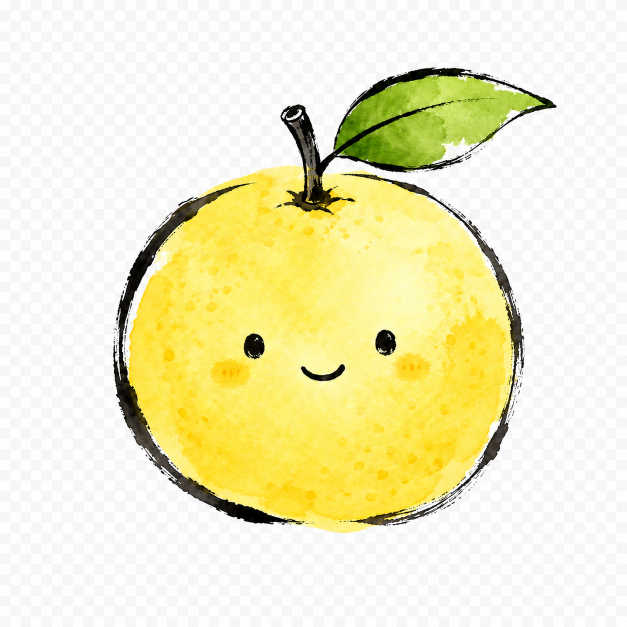
#> input picture assets/yuzu_app_source.png, 1254 x 1254 px (shown at 1/2 size)
$ python make_icons.py
#> lines starting #> are read from the running program, lines starting #| are printed output that depends on the picture; after the words box and inside, x2 and y2 are one past the last pixel; in counts of white or black regions, pixels touching at a corner belong together
from __future__ import annotations

from pathlib import Path
from collections import deque

from PIL import Image, ImageDraw


ROOT = Path(__file__).resolve().parents[1]
ASSET_DIR = ROOT / "assets"
ICON_SIZES = [16, 24, 32, 48, 64, 128, 256]
YUZU_APP_SOURCE_NAME = "yuzu_app_source.png"

COLORS = {
    "tray_stopped.ico": ("#94a3b8", "#475569"),
    "tray_checking.ico": ("#f59e0b", "#b45309"),
    "tray_online.ico": ("#22c55e", "#15803d"),
    "tray_offline.ico": ("#ef4444", "#b91c1c"),
    "tray_error.ico": ("#7f1d1d", "#450a0a"),
}


def make_icon(path: Path, fill: str, border: str) -> None:
    images = []
    for size in ICON_SIZES:
        image = Image.new("RGBA", (size, size), (0, 0, 0, 0))
        draw = ImageDraw.Draw(image)
        margin = max(2, size // 10)
        draw.ellipse(
            (margin, margin, size - margin, size - margin),
            fill=fill,
            outline=border,
            width=max(1, size // 14),
        )
        inner = size // 3
        draw.ellipse(
            (inner, inner, size - inner, size - inner),
            fill="#ffffff",
        )
        images.append(image)
    images[0].save(
        path,
        sizes=[(size, size) for size in ICON_SIZES],
        append_images=images[1:],
    )


def make_dark_corners_transparent(image: Image.Image) -> Image.Image:
    rgba = image.convert("RGBA")
    pixels = rgba.load()
    for y in range(rgba.height):
        for x in range(rgba.width):
            red, green, blue, alpha = pixels[x, y]
            if red <= 3 and green <= 3 and blue <= 3:
                pixels[x, y] = (red, green, blue, 0)
    return rgba


def is_light_checker_pixel(red: int, green: int, blue: int) -> bool:
    return min(red, green, blue) >= 225 and max(red, green, blue) - min(red, green, blue) <= 30


def remove_light_checkerboard_background(image: Image.Image) -> Image.Image:
    rgba = image.convert("RGBA")
    pixels = rgba.load()
    visited = set()
    queue = deque()

    def enqueue_if_background(x: int, y: int) -> None:
        if (x, y) in visited:
            return
        red, green, blue, alpha = pixels[x, y]
        if alpha == 0 or is_light_checker_pixel(red, green, blue):
            visited.add((x, y))
            queue.append((x, y))

    for x in range(rgba.width):
        enqueue_if_background(x, 0)
        enqueue_if_background(x, rgba.height - 1)
    for y in range(rgba.height):
        enqueue_if_background(0, y)
        enqueue_if_background(rgba.width - 1, y)

    while queue:
        x, y = queue.popleft()
        for next_x, next_y in (
            (x - 1, y),
            (x + 1, y),
            (x, y - 1),
            (x, y + 1),
        ):
            if 0 <= next_x < rgba.width and 0 <= next_y < rgba.height:
                enqueue_if_background(next_x, next_y)

    for x, y in visited:
        red, green, blue, _alpha = pixels[x, y]
        pixels[x, y] = (red, green, blue, 0)
    return rgba


def crop_to_alpha_content(image: Image.Image, padding_ratio: float = 0.08) -> Image.Image:
    alpha = image.getchannel("A")
    bbox = alpha.getbbox()
    if bbox is None:
        return image
    left, top, right, bottom = bbox
    padding = int(max(right - left, bottom - top) * padding_ratio)
    left = max(0, left - padding)
    top = max(0, top - padding)
    right = min(image.width, right + padding)
    bottom = min(image.height, bottom + padding)
    return image.crop((left, top, right, bottom))


def fit_square_icon(source: Image.Image, size: int) -> Image.Image:
    image = source.copy()
    image.thumbnail((size, size), Image.Resampling.LANCZOS)
    output = Image.new("RGBA", (size, size), (0, 0, 0, 0))
    output.alpha_composite(
        image,
        ((size - image.width) // 2, (size - image.height) // 2),
    )
    return output


def make_yuzu_icon_images(asset_dir: Path) -> list[Image.Image]:
    source_path = asset_dir / YUZU_APP_SOURCE_NAME
    if not source_path.exists():
        raise FileNotFoundError(f"Missing generated yuzu icon source: {source_path}")
    source = crop_to_alpha_content(
        make_dark_corners_transparent(
            remove_light_checkerboard_background(Image.open(source_path))
        )
    )
    return [fit_square_icon(source, size) for size in ICON_SIZES]


# [114 lines left out: function draw_yuzu, not called in this run]


def make_yuzu_app_assets(asset_dir: Path) -> None:
    images = make_yuzu_icon_images(asset_dir)
    icon_png = images[-1]
    icon_png.save(asset_dir / "yuzu_app.png", optimize=True)
    images[0].save(
        asset_dir / "yuzu_app.ico",
        sizes=[(size, size) for size in ICON_SIZES],
        append_images=images[1:],
    )


def main() -> int:
    ASSET_DIR.mkdir(parents=True, exist_ok=True)
    for name, (fill, border) in COLORS.items():
        make_icon(ASSET_DIR / name, fill, border)
#> this loop made 5 passes
#> pass 1, in make_icon, `images[0].save( path, sizes=[(size, size) for size in ICON_SIZES], app..`:
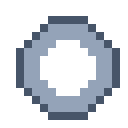
#> saved as tray_stopped.ico: PIL image 16x16 RGBA (shown 8 times larger); mean R, G, B, A 80.4, 85.7, 93.1, 128.5; transparent parts drawn white
    make_yuzu_app_assets(ASSET_DIR)
#> the loop in remove_light_checkerboard_background, `for x in range(rgba.width):` made 1254 passes
#> the loop in remove_light_checkerboard_background, `for y in range(rgba.height):` made 1254 passes
#> the loop in remove_light_checkerboard_background, `for x, y in visited:` made 1026475 passes
#> (x, y) on passes 1 to 3: (476, 78), (911, 6), (1176, 489)
#> in crop_to_alpha_content, `alpha = image.getchannel("A")`:
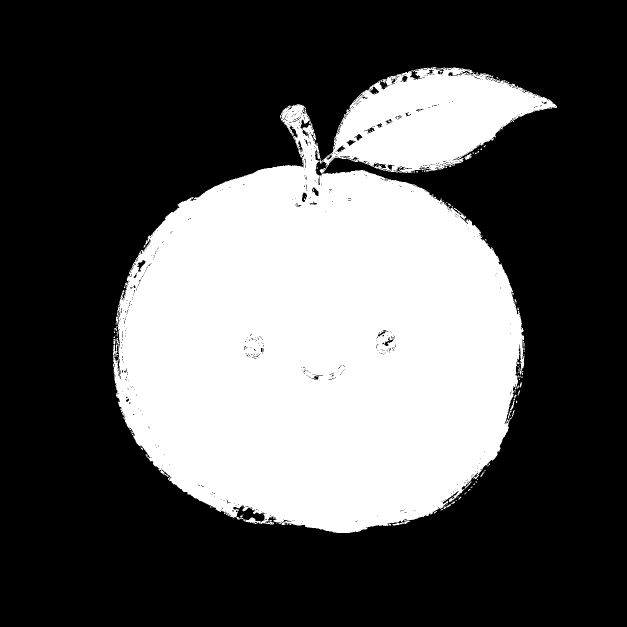
#> alpha: PIL image 1254x1254 L (shown at 1/2 size); 34.3% white; 120 white regions (106 under 20 px), largest, box (x1, y1, x2, y2) and area: (226, 134, 1114, 1066) 537562, (785, 1042, 820, 1051) 105, (929, 307, 943, 320) 90
#> in crop_to_alpha_content, `return image.crop((left, top, right, bottom))`:
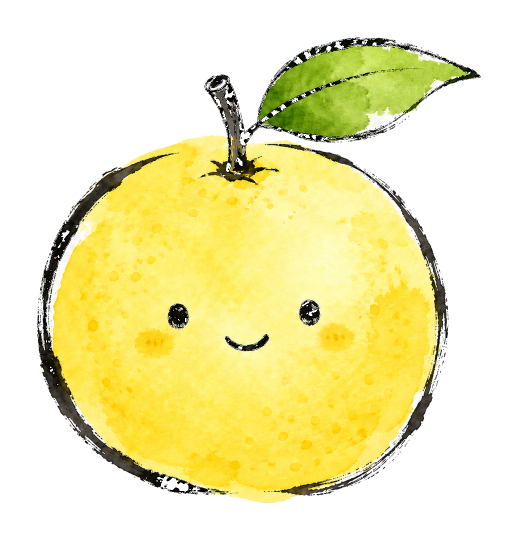
#> returned value: PIL image 1036x1080 RGBA (shown at 1/2 size); mean R, G, B, A 235.7, 230.1, 173.5, 122.8; transparent parts drawn white
#> in fit_square_icon, `output = Image.new("RGBA", (size, size), (0, 0, 0, 0))`: output: PIL image 16x16 RGBA; every value is 0
#> in fit_square_icon (call 2), `output = Image.new("RGBA", (size, size), (0, 0, 0, 0))`: output: PIL image 24x24 RGBA; every value is 0
#> in fit_square_icon (call 3), `output = Image.new("RGBA", (size, size), (0, 0, 0, 0))`: output: PIL image 32x32 RGBA; every value is 0
#> in fit_square_icon (call 4), `output = Image.new("RGBA", (size, size), (0, 0, 0, 0))`: output: PIL image 48x48 RGBA; every value is 0
#> in fit_square_icon (call 5), `output = Image.new("RGBA", (size, size), (0, 0, 0, 0))`: output: PIL image 64x64 RGBA; every value is 0
#> in fit_square_icon (call 6), `image.thumbnail((size, size), Image.Resampling.LANCZOS)`:
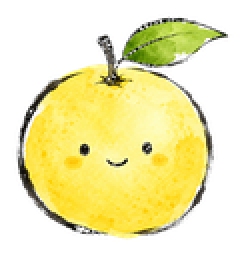
#> image: PIL image 123x128 RGBA (shown 2 times larger); mean R, G, B, A 113.7, 108.2, 51, 122.8; transparent parts drawn white
#> in fit_square_icon (call 6), `output = Image.new("RGBA", (size, size), (0, 0, 0, 0))`: output: PIL image 128x128 RGBA; every value is 0
#> in fit_square_icon (call 6), `output.alpha_composite( image, ((size - image.width) // 2, (size - ima..`:
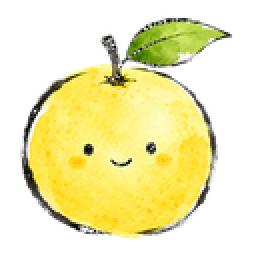
#> output: PIL image 128x128 RGBA (shown 2 times larger); mean R, G, B, A 109.3, 104, 49, 118; transparent parts drawn white
#> in fit_square_icon (call 7), `image.thumbnail((size, size), Image.Resampling.LANCZOS)`:
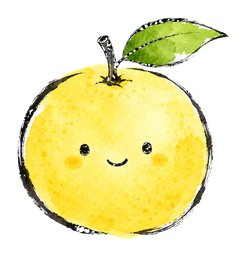
#> image: PIL image 246x256 RGBA; mean R, G, B, A 112, 106.4, 49.6, 122.8; transparent parts drawn white
#> in fit_square_icon (call 7), `output = Image.new("RGBA", (size, size), (0, 0, 0, 0))`: output: PIL image 256x256 RGBA; every value is 0
#> in fit_square_icon (call 7), `output.alpha_composite( image, ((size - image.width) // 2, (size - ima..`:
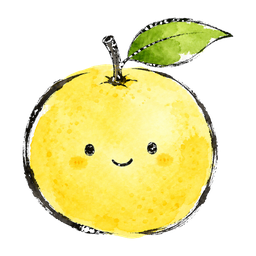
#> output: PIL image 256x256 RGBA; mean R, G, B, A 107.6, 102.3, 47.6, 118; transparent parts drawn white
    return 0


if __name__ == "__main__":
    raise SystemExit(main())
#> (the program exits here)
